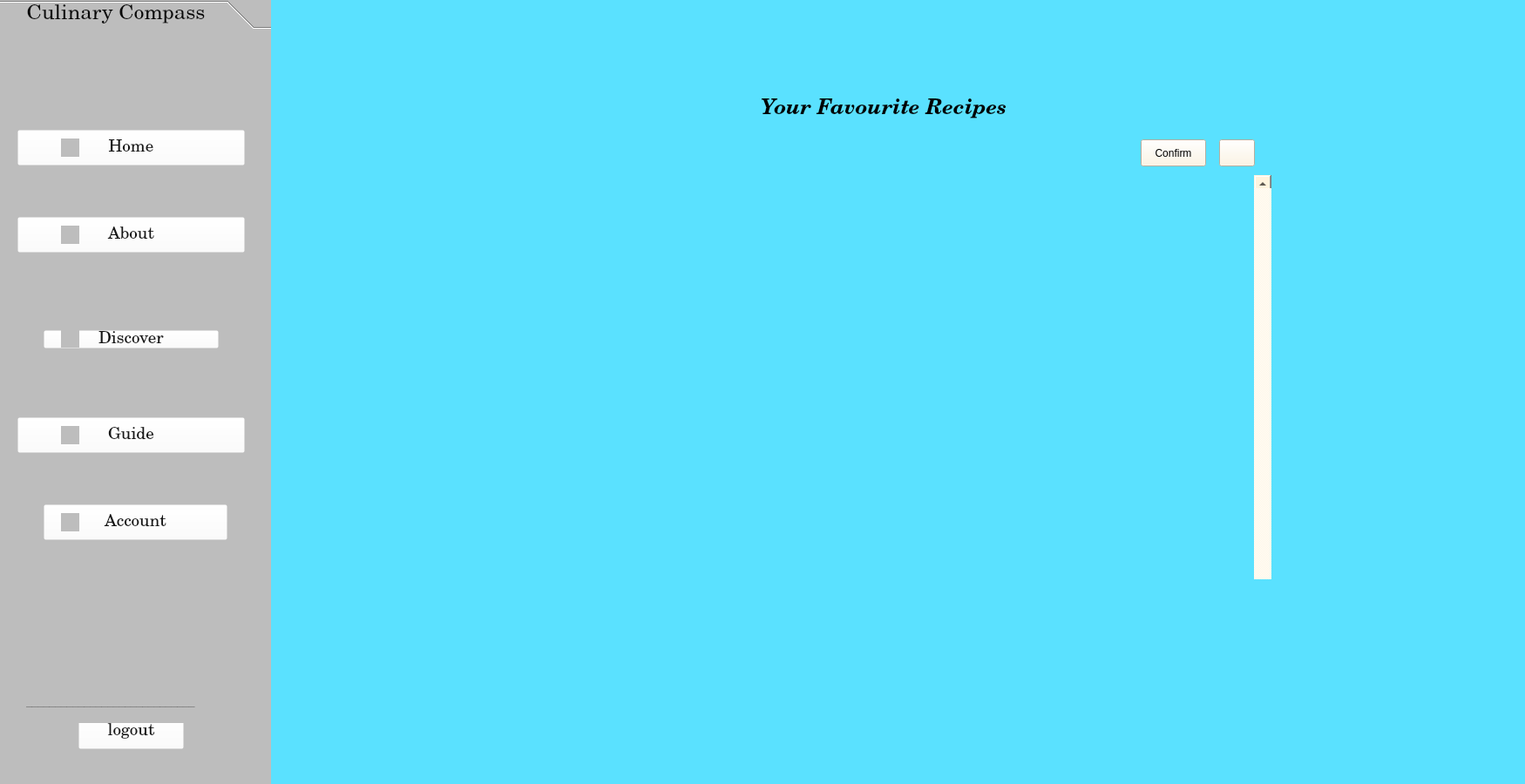
<?xml version="1.0" encoding="UTF-8"?>
<ui version="4.0">
 <class>Homepage</class>
 <widget class="QMainWindow" name="Homepage">
  <property name="geometry">
   <rect>
    <x>0</x>
    <y>0</y>
    <width>1750</width>
    <height>900</height>
   </rect>
  </property>
  <property name="minimumSize">
   <size>
    <width>1750</width>
    <height>900</height>
   </size>
  </property>
  <property name="maximumSize">
   <size>
    <width>1750</width>
    <height>900</height>
   </size>
  </property>
  <property name="windowTitle">
   <string>MainWindow</string>
  </property>
  <widget class="QWidget" name="centralwidget">
   <property name="styleSheet">
    <string notr="true">/*VERTICAL SCROLLBAR*/
QScrollBar:vertical {
	boder: none;
	background-color: rgb(231, 232, 225);
	width:20px;
	margin: 15px 0 15px 0;
	boder-radius: 0px;
}
/*HANDLEBAR VERTICAL*/
QScrollBar:vertical {
	background-color: rgb(206, 207, 201);
	min-height: 60px;
	boder-radius: 14px;
}
QScrollBar:vertical:hover{
	background-color: rgb(206, 207, 201);
}
QScrollBar:pressed{
	background-color: rgb(206, 207, 201);
}
/*BTN TOP -SCROLLBAR*/
QScrollBar:vertical{
	boder:none;
	background-color: rgb(206, 207, 201);
	height: 15px;
	border-top-left-radius: 7px;
	border-top-right-radius: 7px;
	subcontrol-position: top;
	subcontrol-origin: margin;
}
QScrollBar:hover{
	background-color: rgb(206, 207, 201);
}
QScrollBar:pressed{
	background-color: rgb(206, 207, 201);
}
/*BTN BOTTOM -SCROLLBAR*/
QScrollBar:vertical{
	boder:none;
	background-color: rgb(206, 207, 201);
	height: 15px;
	border-bottom-left-radius: 7px;
	border-bottom-right-radius: 7px;
	subcontrol-position: bottom;
	subcontrol-origin: margin;
}
QScrollBar:hover{
	background-color: rgb(206, 207, 201);
}
QScrollBar:pressed{
	background-color: rgb(206, 207, 201);
}
/*RESET ARROW*/
QScrollBar:vertical,QScrollBar:vertical{
	background: none;
}
QScrollBar:vertical,QScrollBar:vertical{
	background: none;
}
/*horizontal SCROLLBAR*/
QScrollBar:horizontal {
	boder: none;
	background-color: rgb(231, 232, 225);
	width:20px;
	margin: 15px 0 15px 0;
	boder-radius: 0px;}


</string>
   </property>
   <widget class="QWidget" name="widget" native="true">
    <property name="geometry">
     <rect>
      <x>-10</x>
      <y>0</y>
      <width>21</width>
      <height>911</height>
     </rect>
    </property>
    <property name="styleSheet">
     <string notr="true">background-color: rgb(255, 255, 255);</string>
    </property>
   </widget>
   <widget class="QWidget" name="widget_2" native="true">
    <property name="geometry">
     <rect>
      <x>309</x>
      <y>0</y>
      <width>1751</width>
      <height>900</height>
     </rect>
    </property>
    <property name="palette">
     <palette>
      <active>
       <colorrole role="WindowText">
        <brush brushstyle="SolidPattern">
         <color alpha="255">
          <red>0</red>
          <green>0</green>
          <blue>0</blue>
         </color>
        </brush>
       </colorrole>
       <colorrole role="Button">
        <brush brushstyle="SolidPattern">
         <color alpha="255">
          <red>255</red>
          <green>244</green>
          <blue>222</blue>
         </color>
        </brush>
       </colorrole>
       <colorrole role="Light">
        <brush brushstyle="SolidPattern">
         <color alpha="255">
          <red>0</red>
          <green>255</green>
          <blue>255</blue>
         </color>
        </brush>
       </colorrole>
       <colorrole role="Midlight">
        <brush brushstyle="SolidPattern">
         <color alpha="255">
          <red>170</red>
          <green>255</green>
          <blue>0</blue>
         </color>
        </brush>
       </colorrole>
       <colorrole role="Dark">
        <brush brushstyle="SolidPattern">
         <color alpha="255">
          <red>0</red>
          <green>85</green>
          <blue>255</blue>
         </color>
        </brush>
       </colorrole>
       <colorrole role="Mid">
        <brush brushstyle="SolidPattern">
         <color alpha="255">
          <red>0</red>
          <green>85</green>
          <blue>0</blue>
         </color>
        </brush>
       </colorrole>
       <colorrole role="Text">
        <brush brushstyle="SolidPattern">
         <color alpha="255">
          <red>0</red>
          <green>0</green>
          <blue>0</blue>
         </color>
        </brush>
       </colorrole>
       <colorrole role="ButtonText">
        <brush brushstyle="SolidPattern">
         <color alpha="255">
          <red>0</red>
          <green>0</green>
          <blue>0</blue>
         </color>
        </brush>
       </colorrole>
       <colorrole role="Base">
        <brush brushstyle="SolidPattern">
         <color alpha="255">
          <red>255</red>
          <green>244</green>
          <blue>222</blue>
         </color>
        </brush>
       </colorrole>
       <colorrole role="Window">
        <brush brushstyle="SolidPattern">
         <color alpha="255">
          <red>255</red>
          <green>244</green>
          <blue>222</blue>
         </color>
        </brush>
       </colorrole>
      </active>
      <inactive>
       <colorrole role="WindowText">
        <brush brushstyle="SolidPattern">
         <color alpha="255">
          <red>0</red>
          <green>0</green>
          <blue>0</blue>
         </color>
        </brush>
       </colorrole>
       <colorrole role="Button">
        <brush brushstyle="SolidPattern">
         <color alpha="255">
          <red>255</red>
          <green>244</green>
          <blue>222</blue>
         </color>
        </brush>
       </colorrole>
       <colorrole role="Light">
        <brush brushstyle="SolidPattern">
         <color alpha="255">
          <red>0</red>
          <green>255</green>
          <blue>255</blue>
         </color>
        </brush>
       </colorrole>
       <colorrole role="Midlight">
        <brush brushstyle="SolidPattern">
         <color alpha="255">
          <red>170</red>
          <green>255</green>
          <blue>0</blue>
         </color>
        </brush>
       </colorrole>
       <colorrole role="Dark">
        <brush brushstyle="SolidPattern">
         <color alpha="255">
          <red>0</red>
          <green>85</green>
          <blue>255</blue>
         </color>
        </brush>
       </colorrole>
       <colorrole role="Mid">
        <brush brushstyle="SolidPattern">
         <color alpha="255">
          <red>0</red>
          <green>85</green>
          <blue>0</blue>
         </color>
        </brush>
       </colorrole>
       <colorrole role="Text">
        <brush brushstyle="SolidPattern">
         <color alpha="255">
          <red>0</red>
          <green>0</green>
          <blue>0</blue>
         </color>
        </brush>
       </colorrole>
       <colorrole role="ButtonText">
        <brush brushstyle="SolidPattern">
         <color alpha="255">
          <red>0</red>
          <green>0</green>
          <blue>0</blue>
         </color>
        </brush>
       </colorrole>
       <colorrole role="Base">
        <brush brushstyle="SolidPattern">
         <color alpha="255">
          <red>255</red>
          <green>244</green>
          <blue>222</blue>
         </color>
        </brush>
       </colorrole>
       <colorrole role="Window">
        <brush brushstyle="SolidPattern">
         <color alpha="255">
          <red>255</red>
          <green>244</green>
          <blue>222</blue>
         </color>
        </brush>
       </colorrole>
      </inactive>
      <disabled>
       <colorrole role="WindowText">
        <brush brushstyle="SolidPattern">
         <color alpha="255">
          <red>0</red>
          <green>85</green>
          <blue>255</blue>
         </color>
        </brush>
       </colorrole>
       <colorrole role="Button">
        <brush brushstyle="SolidPattern">
         <color alpha="255">
          <red>255</red>
          <green>244</green>
          <blue>222</blue>
         </color>
        </brush>
       </colorrole>
       <colorrole role="Light">
        <brush brushstyle="SolidPattern">
         <color alpha="255">
          <red>0</red>
          <green>255</green>
          <blue>255</blue>
         </color>
        </brush>
       </colorrole>
       <colorrole role="Midlight">
        <brush brushstyle="SolidPattern">
         <color alpha="255">
          <red>170</red>
          <green>255</green>
          <blue>0</blue>
         </color>
        </brush>
       </colorrole>
       <colorrole role="Dark">
        <brush brushstyle="SolidPattern">
         <color alpha="255">
          <red>0</red>
          <green>85</green>
          <blue>255</blue>
         </color>
        </brush>
       </colorrole>
       <colorrole role="Mid">
        <brush brushstyle="SolidPattern">
         <color alpha="255">
          <red>0</red>
          <green>85</green>
          <blue>0</blue>
         </color>
        </brush>
       </colorrole>
       <colorrole role="Text">
        <brush brushstyle="SolidPattern">
         <color alpha="255">
          <red>0</red>
          <green>85</green>
          <blue>255</blue>
         </color>
        </brush>
       </colorrole>
       <colorrole role="ButtonText">
        <brush brushstyle="SolidPattern">
         <color alpha="255">
          <red>0</red>
          <green>85</green>
          <blue>255</blue>
         </color>
        </brush>
       </colorrole>
       <colorrole role="Base">
        <brush brushstyle="SolidPattern">
         <color alpha="255">
          <red>255</red>
          <green>244</green>
          <blue>222</blue>
         </color>
        </brush>
       </colorrole>
       <colorrole role="Window">
        <brush brushstyle="SolidPattern">
         <color alpha="255">
          <red>255</red>
          <green>244</green>
          <blue>222</blue>
         </color>
        </brush>
       </colorrole>
      </disabled>
     </palette>
    </property>
    <property name="styleSheet">
     <string notr="true">background-color: rgb(255, 244, 222);
</string>
    </property>
    <widget class="QLabel" name="background">
     <property name="geometry">
      <rect>
       <x>0</x>
       <y>0</y>
       <width>1441</width>
       <height>901</height>
      </rect>
     </property>
     <property name="styleSheet">
      <string notr="true">background-color: rgb(90, 225, 255);</string>
     </property>
     <property name="text">
      <string/>
     </property>
     <property name="pixmap">
      <pixmap>bg.png</pixmap>
     </property>
     <property name="scaledContents">
      <bool>true</bool>
     </property>
    </widget>
    <widget class="QScrollArea" name="scrollArea">
     <property name="geometry">
      <rect>
       <x>240</x>
       <y>200</y>
       <width>911</width>
       <height>481</height>
      </rect>
     </property>
     <property name="styleSheet">
      <string notr="true">background-color: rgba(255, 255, 255,0);</string>
     </property>
     <property name="verticalScrollBarPolicy">
      <enum>Qt::ScrollBarAlwaysOn</enum>
     </property>
     <property name="horizontalScrollBarPolicy">
      <enum>Qt::ScrollBarAlwaysOn</enum>
     </property>
     <property name="sizeAdjustPolicy">
      <enum>QAbstractScrollArea::AdjustToContents</enum>
     </property>
     <property name="widgetResizable">
      <bool>true</bool>
     </property>
     <widget class="QWidget" name="scrollAreaWidgetContents">
      <property name="geometry">
       <rect>
        <x>0</x>
        <y>0</y>
        <width>889</width>
        <height>480</height>
       </rect>
      </property>
      <widget class="QFrame" name="frame_2">
       <property name="geometry">
        <rect>
         <x>0</x>
         <y>0</y>
         <width>911</width>
         <height>481</height>
        </rect>
       </property>
       <property name="frameShape">
        <enum>QFrame::StyledPanel</enum>
       </property>
       <property name="frameShadow">
        <enum>QFrame::Raised</enum>
       </property>
       <widget class="QLabel" name="recipelabel">
        <property name="geometry">
         <rect>
          <x>0</x>
          <y>10</y>
          <width>16777215</width>
          <height>16777215</height>
         </rect>
        </property>
        <property name="minimumSize">
         <size>
          <width>10000</width>
          <height>10000</height>
         </size>
        </property>
        <property name="text">
         <string/>
        </property>
        <property name="alignment">
         <set>Qt::AlignTop</set>
        </property>
       </widget>
      </widget>
     </widget>
    </widget>
    <widget class="QLabel" name="label">
     <property name="geometry">
      <rect>
       <x>430</x>
       <y>90</y>
       <width>551</width>
       <height>71</height>
      </rect>
     </property>
     <property name="font">
      <font>
       <family>Century Schoolbook</family>
       <pointsize>18</pointsize>
       <italic>true</italic>
       <bold>true</bold>
      </font>
     </property>
     <property name="styleSheet">
      <string notr="true">background-color: rgba(255, 255, 255, 0);</string>
     </property>
     <property name="text">
      <string>Your Favourite Recipes</string>
     </property>
     <property name="alignment">
      <set>Qt::AlignCenter</set>
     </property>
    </widget>
    <widget class="QPushButton" name="deletebutton">
     <property name="geometry">
      <rect>
       <x>1090</x>
       <y>160</y>
       <width>41</width>
       <height>31</height>
      </rect>
     </property>
     <property name="toolTip">
      <string>Delete favourite recipes</string>
     </property>
     <property name="toolTipDuration">
      <number>10</number>
     </property>
     <property name="styleSheet">
      <string notr="true">image: url(:/delete/delete.jpeg);</string>
     </property>
     <property name="text">
      <string/>
     </property>
     <property name="icon">
      <iconset>
       <normaloff>delt.png</normaloff>delt.png</iconset>
     </property>
     <property name="iconSize">
      <size>
       <width>30</width>
       <height>30</height>
      </size>
     </property>
    </widget>
    <widget class="QPushButton" name="confirmbutton">
     <property name="geometry">
      <rect>
       <x>1000</x>
       <y>160</y>
       <width>75</width>
       <height>31</height>
      </rect>
     </property>
     <property name="text">
      <string>Confirm</string>
     </property>
    </widget>
   </widget>
   <widget class="QToolBox" name="menu_bar">
    <property name="geometry">
     <rect>
      <x>0</x>
      <y>0</y>
      <width>311</width>
      <height>901</height>
     </rect>
    </property>
    <property name="palette">
     <palette>
      <active>
       <colorrole role="WindowText">
        <brush brushstyle="SolidPattern">
         <color alpha="255">
          <red>8</red>
          <green>8</green>
          <blue>8</blue>
         </color>
        </brush>
       </colorrole>
       <colorrole role="Button">
        <brush brushstyle="SolidPattern">
         <color alpha="255">
          <red>189</red>
          <green>189</green>
          <blue>189</blue>
         </color>
        </brush>
       </colorrole>
       <colorrole role="Text">
        <brush brushstyle="SolidPattern">
         <color alpha="255">
          <red>8</red>
          <green>8</green>
          <blue>8</blue>
         </color>
        </brush>
       </colorrole>
       <colorrole role="ButtonText">
        <brush brushstyle="SolidPattern">
         <color alpha="255">
          <red>8</red>
          <green>8</green>
          <blue>8</blue>
         </color>
        </brush>
       </colorrole>
       <colorrole role="Base">
        <brush brushstyle="SolidPattern">
         <color alpha="255">
          <red>189</red>
          <green>189</green>
          <blue>189</blue>
         </color>
        </brush>
       </colorrole>
       <colorrole role="Window">
        <brush brushstyle="SolidPattern">
         <color alpha="255">
          <red>189</red>
          <green>189</green>
          <blue>189</blue>
         </color>
        </brush>
       </colorrole>
       <colorrole role="PlaceholderText">
        <brush brushstyle="SolidPattern">
         <color alpha="128">
          <red>8</red>
          <green>8</green>
          <blue>8</blue>
         </color>
        </brush>
       </colorrole>
      </active>
      <inactive>
       <colorrole role="WindowText">
        <brush brushstyle="SolidPattern">
         <color alpha="255">
          <red>8</red>
          <green>8</green>
          <blue>8</blue>
         </color>
        </brush>
       </colorrole>
       <colorrole role="Button">
        <brush brushstyle="SolidPattern">
         <color alpha="255">
          <red>189</red>
          <green>189</green>
          <blue>189</blue>
         </color>
        </brush>
       </colorrole>
       <colorrole role="Text">
        <brush brushstyle="SolidPattern">
         <color alpha="255">
          <red>8</red>
          <green>8</green>
          <blue>8</blue>
         </color>
        </brush>
       </colorrole>
       <colorrole role="ButtonText">
        <brush brushstyle="SolidPattern">
         <color alpha="255">
          <red>8</red>
          <green>8</green>
          <blue>8</blue>
         </color>
        </brush>
       </colorrole>
       <colorrole role="Base">
        <brush brushstyle="SolidPattern">
         <color alpha="255">
          <red>189</red>
          <green>189</green>
          <blue>189</blue>
         </color>
        </brush>
       </colorrole>
       <colorrole role="Window">
        <brush brushstyle="SolidPattern">
         <color alpha="255">
          <red>189</red>
          <green>189</green>
          <blue>189</blue>
         </color>
        </brush>
       </colorrole>
       <colorrole role="PlaceholderText">
        <brush brushstyle="SolidPattern">
         <color alpha="128">
          <red>8</red>
          <green>8</green>
          <blue>8</blue>
         </color>
        </brush>
       </colorrole>
      </inactive>
      <disabled>
       <colorrole role="WindowText">
        <brush brushstyle="SolidPattern">
         <color alpha="255">
          <red>8</red>
          <green>8</green>
          <blue>8</blue>
         </color>
        </brush>
       </colorrole>
       <colorrole role="Button">
        <brush brushstyle="SolidPattern">
         <color alpha="255">
          <red>189</red>
          <green>189</green>
          <blue>189</blue>
         </color>
        </brush>
       </colorrole>
       <colorrole role="Text">
        <brush brushstyle="SolidPattern">
         <color alpha="255">
          <red>8</red>
          <green>8</green>
          <blue>8</blue>
         </color>
        </brush>
       </colorrole>
       <colorrole role="ButtonText">
        <brush brushstyle="SolidPattern">
         <color alpha="255">
          <red>8</red>
          <green>8</green>
          <blue>8</blue>
         </color>
        </brush>
       </colorrole>
       <colorrole role="Base">
        <brush brushstyle="SolidPattern">
         <color alpha="255">
          <red>189</red>
          <green>189</green>
          <blue>189</blue>
         </color>
        </brush>
       </colorrole>
       <colorrole role="Window">
        <brush brushstyle="SolidPattern">
         <color alpha="255">
          <red>189</red>
          <green>189</green>
          <blue>189</blue>
         </color>
        </brush>
       </colorrole>
       <colorrole role="PlaceholderText">
        <brush brushstyle="SolidPattern">
         <color alpha="128">
          <red>8</red>
          <green>8</green>
          <blue>8</blue>
         </color>
        </brush>
       </colorrole>
      </disabled>
     </palette>
    </property>
    <property name="font">
     <font>
      <family>Century Schoolbook</family>
      <pointsize>18</pointsize>
      <italic>false</italic>
      <bold>false</bold>
     </font>
    </property>
    <property name="styleSheet">
     <string notr="true">background-color: rgb(179, 179, 179);
font: 18pt &quot;Century Schoolbook&quot;;
background-color: rgb(189, 189, 189);
color: rgb(8, 8, 8);</string>
    </property>
    <property name="currentIndex">
     <number>0</number>
    </property>
    <widget class="QWidget" name="page_1">
     <property name="geometry">
      <rect>
       <x>0</x>
       <y>0</y>
       <width>311</width>
       <height>858</height>
      </rect>
     </property>
     <attribute name="label">
      <string>    Culinary Compass</string>
     </attribute>
     <widget class="QPushButton" name="about_button">
      <property name="geometry">
       <rect>
        <x>20</x>
        <y>210</y>
        <width>261</width>
        <height>41</height>
       </rect>
      </property>
      <property name="font">
       <font>
        <family>Century Schoolbook</family>
        <pointsize>14</pointsize>
        <italic>false</italic>
        <bold>false</bold>
       </font>
      </property>
      <property name="cursor">
       <cursorShape>PointingHandCursor</cursorShape>
      </property>
      <property name="styleSheet">
       <string notr="true">background-color: rgba(255, 255, 255, 0);
font: 14pt &quot;Century Schoolbook&quot;;
color: rgb(22, 22, 22);</string>
      </property>
      <property name="text">
       <string>About</string>
      </property>
      <property name="icon">
       <iconset>
        <normaloff>../kiran/OneDrive/Desktop/app/static/icons/icons8-about-24.png</normaloff>../kiran/OneDrive/Desktop/app/static/icons/icons8-about-24.png</iconset>
      </property>
     </widget>
     <widget class="QPushButton" name="guidebutton">
      <property name="geometry">
       <rect>
        <x>20</x>
        <y>440</y>
        <width>261</width>
        <height>41</height>
       </rect>
      </property>
      <property name="font">
       <font>
        <family>Century Schoolbook</family>
        <pointsize>14</pointsize>
        <italic>false</italic>
        <bold>false</bold>
       </font>
      </property>
      <property name="cursor">
       <cursorShape>PointingHandCursor</cursorShape>
      </property>
      <property name="styleSheet">
       <string notr="true">background-color: rgba(255, 255, 255, 0);
font: 14pt &quot;Century Schoolbook&quot;;
color: rgb(22, 22, 22);</string>
      </property>
      <property name="text">
       <string>Guide</string>
      </property>
      <property name="icon">
       <iconset>
        <normaloff>../kiran/OneDrive/Desktop/app/static/icons/icons8-guide-50.png</normaloff>../kiran/OneDrive/Desktop/app/static/icons/icons8-guide-50.png</iconset>
      </property>
     </widget>
     <widget class="QPushButton" name="accountbtn">
      <property name="geometry">
       <rect>
        <x>50</x>
        <y>540</y>
        <width>211</width>
        <height>41</height>
       </rect>
      </property>
      <property name="font">
       <font>
        <family>Century Schoolbook</family>
        <pointsize>14</pointsize>
        <italic>false</italic>
        <bold>false</bold>
       </font>
      </property>
      <property name="cursor">
       <cursorShape>PointingHandCursor</cursorShape>
      </property>
      <property name="styleSheet">
       <string notr="true">background-color: rgba(255, 255, 255, 0);
font: 14pt &quot;Century Schoolbook&quot;;
color: rgb(22, 22, 22);
</string>
      </property>
      <property name="text">
       <string>Account</string>
      </property>
      <property name="icon">
       <iconset>
        <normaloff>../kiran/OneDrive/Desktop/app/static/icons/icons8-account-48.png</normaloff>../kiran/OneDrive/Desktop/app/static/icons/icons8-account-48.png</iconset>
      </property>
     </widget>
     <widget class="QPushButton" name="discover">
      <property name="geometry">
       <rect>
        <x>50</x>
        <y>340</y>
        <width>201</width>
        <height>21</height>
       </rect>
      </property>
      <property name="font">
       <font>
        <family>Century Schoolbook</family>
        <pointsize>14</pointsize>
        <italic>false</italic>
        <bold>false</bold>
       </font>
      </property>
      <property name="cursor">
       <cursorShape>PointingHandCursor</cursorShape>
      </property>
      <property name="layoutDirection">
       <enum>Qt::LeftToRight</enum>
      </property>
      <property name="styleSheet">
       <string notr="true">background-color: rgba(255, 255, 255, 0);
font: 14pt &quot;Century Schoolbook&quot;;
color: rgb(22, 22, 22);
</string>
      </property>
      <property name="text">
       <string>Discover</string>
      </property>
     </widget>
     <widget class="QPushButton" name="logout">
      <property name="geometry">
       <rect>
        <x>90</x>
        <y>780</y>
        <width>121</width>
        <height>41</height>
       </rect>
      </property>
      <property name="font">
       <font>
        <family>Century Schoolbook</family>
        <pointsize>14</pointsize>
        <italic>false</italic>
        <bold>false</bold>
       </font>
      </property>
      <property name="cursor">
       <cursorShape>PointingHandCursor</cursorShape>
      </property>
      <property name="styleSheet">
       <string notr="true">background-color: rgba(255, 255, 255, 0);
font: 14pt &quot;Century Schoolbook&quot;;
color: rgb(22, 22, 22);</string>
      </property>
      <property name="text">
       <string>logout</string>
      </property>
     </widget>
     <widget class="QLabel" name="label_5">
      <property name="geometry">
       <rect>
        <x>70</x>
        <y>220</y>
        <width>21</width>
        <height>21</height>
       </rect>
      </property>
      <property name="text">
       <string/>
      </property>
      <property name="pixmap">
       <pixmap>icons8-about-24.png</pixmap>
      </property>
      <property name="scaledContents">
       <bool>true</bool>
      </property>
     </widget>
     <widget class="QLabel" name="label_6">
      <property name="geometry">
       <rect>
        <x>70</x>
        <y>340</y>
        <width>21</width>
        <height>20</height>
       </rect>
      </property>
      <property name="text">
       <string/>
      </property>
      <property name="pixmap">
       <pixmap>maps-flags_447031.png</pixmap>
      </property>
      <property name="scaledContents">
       <bool>true</bool>
      </property>
     </widget>
     <widget class="QLabel" name="label_7">
      <property name="geometry">
       <rect>
        <x>70</x>
        <y>450</y>
        <width>21</width>
        <height>21</height>
       </rect>
      </property>
      <property name="text">
       <string/>
      </property>
      <property name="pixmap">
       <pixmap>icons8-guide-50.png</pixmap>
      </property>
      <property name="scaledContents">
       <bool>true</bool>
      </property>
     </widget>
     <widget class="QLabel" name="label_8">
      <property name="geometry">
       <rect>
        <x>70</x>
        <y>550</y>
        <width>21</width>
        <height>21</height>
       </rect>
      </property>
      <property name="text">
       <string/>
      </property>
      <property name="pixmap">
       <pixmap>icons8-account-48.png</pixmap>
      </property>
      <property name="scaledContents">
       <bool>true</bool>
      </property>
     </widget>
     <widget class="QLabel" name="label_9">
      <property name="geometry">
       <rect>
        <x>70</x>
        <y>790</y>
        <width>20</width>
        <height>20</height>
       </rect>
      </property>
      <property name="text">
       <string/>
      </property>
      <property name="pixmap">
       <pixmap>icons8-log-out-50.png</pixmap>
      </property>
      <property name="scaledContents">
       <bool>true</bool>
      </property>
     </widget>
     <widget class="QLabel" name="label_10">
      <property name="geometry">
       <rect>
        <x>30</x>
        <y>740</y>
        <width>241</width>
        <height>51</height>
       </rect>
      </property>
      <property name="styleSheet">
       <string notr="true">color: rgba(4, 4, 4,85);</string>
      </property>
      <property name="text">
       <string>_____________________________</string>
      </property>
     </widget>
     <widget class="QPushButton" name="homebtn">
      <property name="geometry">
       <rect>
        <x>20</x>
        <y>110</y>
        <width>261</width>
        <height>41</height>
       </rect>
      </property>
      <property name="font">
       <font>
        <family>Century Schoolbook</family>
        <pointsize>14</pointsize>
        <italic>false</italic>
        <bold>false</bold>
       </font>
      </property>
      <property name="cursor">
       <cursorShape>PointingHandCursor</cursorShape>
      </property>
      <property name="styleSheet">
       <string notr="true">background-color: rgba(255, 255, 255, 0);
font: 14pt &quot;Century Schoolbook&quot;;
color: rgb(22, 22, 22);</string>
      </property>
      <property name="text">
       <string>Home</string>
      </property>
      <property name="icon">
       <iconset>
        <normaloff>../kiran/OneDrive/Desktop/app/static/icons/icons8-about-24.png</normaloff>../kiran/OneDrive/Desktop/app/static/icons/icons8-about-24.png</iconset>
      </property>
     </widget>
     <widget class="QLabel" name="label_11">
      <property name="geometry">
       <rect>
        <x>70</x>
        <y>120</y>
        <width>21</width>
        <height>21</height>
       </rect>
      </property>
      <property name="text">
       <string/>
      </property>
      <property name="pixmap">
       <pixmap>homeicon.png</pixmap>
      </property>
      <property name="scaledContents">
       <bool>true</bool>
      </property>
     </widget>
    </widget>
   </widget>
  </widget>
 </widget>
 <resources>
  <include location="icons.qrc"/>
 </resources>
 <connections/>
</ui>
